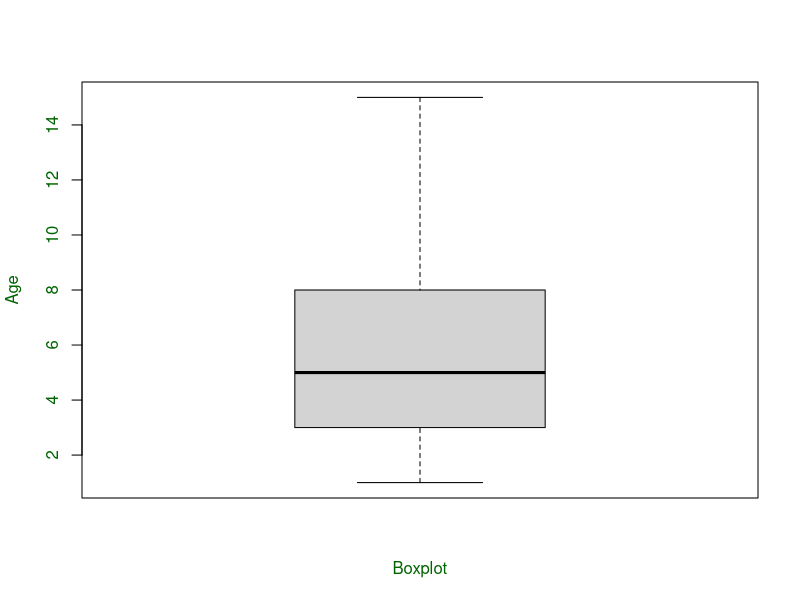
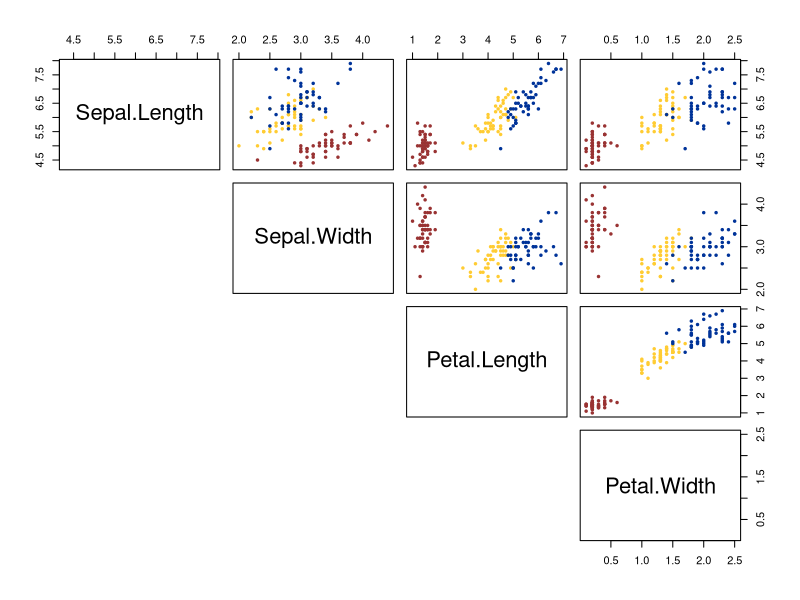

Here is the R script that generated these plots, in order:
# # Scatter plot
# a<-Orange[c('age','circumference')]
# png(file="plot.png")
# plot(x=a$age, y= a$circumference,xlab="Age",ylab="Circumference",main="Age VS Circumference",col.lab="darkgreen",col.main="darkgreen",col.axis="darkgreen")
# dev.off()
# png(file="plotMatrixusingPairs.png")
# pairs(~age+circumference,data=Orange,col.axis="darkgreen")
# dev.off()
x=c(1,2,3,4,5,6,7,8,12,3,4,12,15)
png(file="boxplot.png")
boxplot(x,xlab="Boxplot",ylab="Age",col.axis="darkgreen",col.lab="darkgreen")

# dev.off()

# a=mtcars
# # x
# png(file="MPGvsWt.png")
# plot(x=a$mpg, y= a$wt,xlab="MPG",ylab="WT",main="Mpg VS WT",col.lab="yellow",col.main="red",col.axis="darkgreen")
# # creating the floor function f(x)
# f = function(x) {
#   floor(x)
# }
# # specifying the domain of f(x)
# x = seq(-5, 5, length.out = 100) # x contains 100 points between -5 and 5
# # plotting f(x)
# png(file="stairgraph.png")
# plot(x, f(x), type = 's') # 's' for stairs plot
# dev.off()
my_col=c("#993333","#FFCC33","#003399")
png (file="Pairs.png")
pairs(iris[1:4],pch=19,cex=0.5,col=my_col[iris$Species],lower.panel=NULL)
